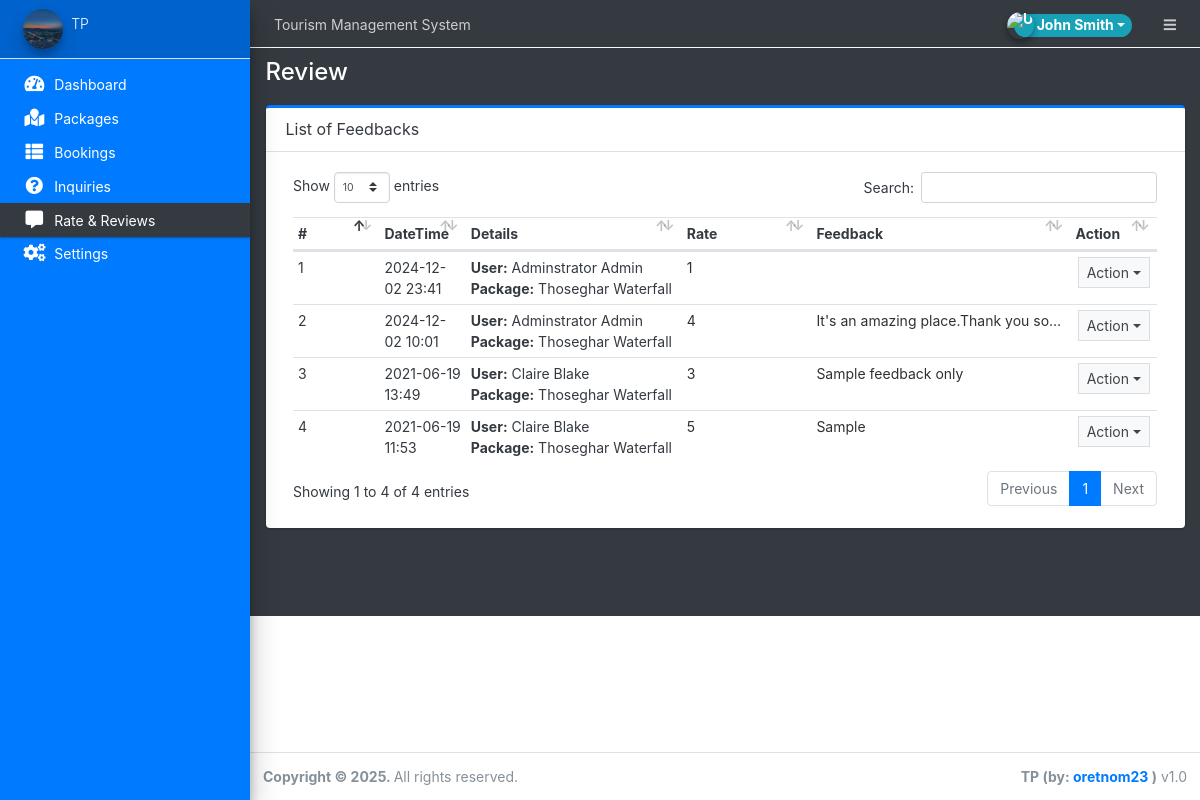
Screenshot of /admin/?page=review (signed in) with the database file from the repository.
### tables this page shows
CREATE TABLE `rate_review` (
  `id` int(30) NOT NULL,
  `user_id` int(30) NOT NULL,
  `package_id` int(30) NOT NULL,
  `rate` int(11) NOT NULL,
  `review` text DEFAULT NULL,
  `date_created` datetime NOT NULL DEFAULT current_timestamp()
);

CREATE TABLE `packages` (
  `id` int(30) NOT NULL,
  `title` text DEFAULT NULL,
  `tour_location` text DEFAULT NULL,
  `cost` double NOT NULL,
  `description` text DEFAULT NULL,
  `upload_path` text DEFAULT NULL,
  `status` tinyint(4) NOT NULL DEFAULT 1 COMMENT '1 =active ,2 = Inactive',
  `date_created` datetime NOT NULL DEFAULT current_timestamp()
);

### admin/review/index.php (the view, shortened to what this page needs)
<div class="card card-outline card-primary">
	<div class="card-header">
		<h3 class="card-title">List of Feedbacks</h3>
	</div>
	<div class="card-body">
        <div class="container-fluid">
        <table class="table table-stripped text-dark">
            <colgroup>
                <col width="10%">
                <col width="10%">
                <col width="25%">
                <col width="15%">
                <col width="30%">
                <col width="10%">
            </colgroup>
            <thead>
                <tr>
                    <th>#</th>
                    <th>DateTime</th>
                    <th>Details</th>
                    <th>Rate</th>
                    <th>Feedback</th>
                    <th>Action</th>
                </tr>
            </thead>
            <tbody>
                <?php
                $i=1;
                    $qry = $conn->query("SELECT r.*,concat(u.firstname,' ',u.lastname) as name, p.title FROM `rate_review` r inner join users u on .u.id = r.user_id inner join `packages` p on p.id = r.package_id order by unix_timestamp(r.date_created) desc ");
                    while($row= $qry->fetch_assoc()):
                        $row['review'] = strip_tags(stripslashes(html_entity_decode($row['review'])));
                ?>
                    <tr>
                        <td><?php echo $i++ ?></td>
                        <td><?php echo date("Y-m-d H:i",strtotime($row['date_created'])) ?></td>
                        <td>
                            <p class="m-0"><b>User:</b> <?php echo  ucwords($row['name']) ?></p>
                            <p class="m-0"><b>Package:</b> <?php echo  ucwords($row['title']) ?></p>
                        </td>
                        <td><p class="truncate-1 m-0"><?php echo $row['rate'] ?></p></td>
                        <td><p class="truncate-1 m-0" title="<?php echo $row['review'] ?>"><?php echo $row['review'] ?></p></td>
                        <td align="center">
                                <button type="button" class="btn btn-flat btn-default btn-sm dropdown-toggle dropdown-icon" data-toggle="dropdown">
                                    Action
                                </button>
                        </td>
                    </tr>
                <?php endwhile; ?>
            </tbody>
        </table>
		</div>
	</div>
</div>

### rows the page displays
rate_review: date_created "2024-12-02 23:41", name "Adminstrator Admin", package.title "Thoseghar Waterfall", rate "1"
rate_review: date_created "2024-12-02 10:01", name "Adminstrator Admin", package.title "Thoseghar Waterfall", rate "4", review "It's an amazing place.Thank you…"
rate_review: date_created "2021-06-19 13:49", name "Claire Blake", package.title "Thoseghar Waterfall", rate "3", review "Sample feedback only"
rate_review: date_created "2021-06-19 11:53", name "Claire Blake", package.title "Thoseghar Waterfall", rate "5", review "Sample"

### other values shown
$_settings->info('name') "Tourism Management System"
$_settings->userdata('firstname').' '.$_settings->userdata('lastname') "John Smith"
$_settings->info('short_name') "TP"
str_replace(array("/","_"), " ",$page) "Review"
